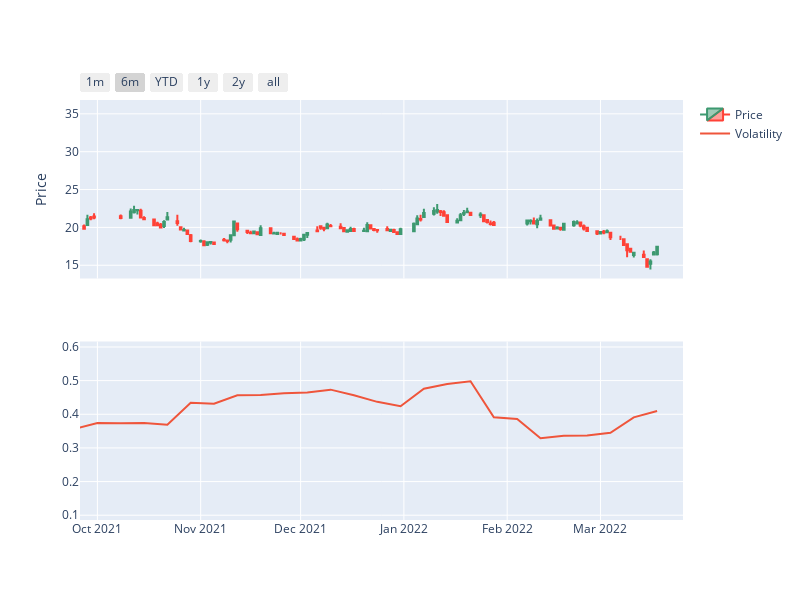

The notebook cell this image was saved under:
### Code cell
# stk='000002.SZ'
# from plotly.subplots import make_subplots

# fig_t=make_subplots(rows=2, cols=1, shared_xaxes=True)#,specs=[[{"secondary_y": True}]])

# fig_t.add_trace(go.Candlestick(x=df_5y.index,
#                                 open=df_5y[('Open',stk)],
#                                 high=df_5y[('High',stk)],
#                                 low=df_5y[('Low',stk)],
#                                 close=df_5y[('Close',stk)], 
#                                xaxis='x', yaxis='y', visible=True, name='Price'),
#                row=1, col=1)

# fig_t.add_trace(go.Scatter(x=df_weekly_return_rolling_3m_volann.index,
#                            y=df_weekly_return_rolling_3m_volann[stk],
#                            yaxis='y2',
#                            name='Volatility'
#                           ),
#                 row=2,col=1
#                 )

# # Add range slider
# fig_t.update_layout(
#     xaxis=dict(
#         rangeselector=dict(
#             buttons=list([
#                 dict(count=1,
#                      label="1m",
#                      step="month",
#                      stepmode="backward"),
#                 dict(count=6,
#                      label="6m",
#                      step="month",
#                      stepmode="backward"),
#                 dict(count=1,
#                      label="YTD",
#                      step="year",
#                      stepmode="todate"),
#                 dict(count=1,
#                      label="1y",
#                      step="year",
#                      stepmode="backward"),
#                 dict(count=2,
#                      label="2y",
#                      step="year",
#                      stepmode="backward"),
#                 dict(step="all")
#             ])
#         ),
#         rangeslider=dict(
#             visible=False
#         ),
#         type="date"
#     ),
#     yaxis=dict(
#         anchor='x',
#         autorange=True,
#         side='left',
#         title='Price'
#         ),
#     yaxis2=dict(
#         anchor='x',
#         autorange=True,
#         side='left'),
#     width=800, height=600
# )

# fig_t

### Figure 1 — Plotly figure (JSON) as saved in the notebook; plotly's stock layout.template omitted (floating-point values rounded to 4 significant figures; data arrays with more than 128 entries replaced by an {"elided": "..."} marker saying what was removed)
{"data": [{"close": {"elided": "1216 float values"}, "high": {"elided": "1216 float values"}, "low": {"elided": "1216 float values"}, "name": "Price", "open": {"elided": "1216 float values"}, "type": "candlestick", "visible": true, "x": {"elided": "1216 str values"}, "xaxis": "x", "yaxis": "y"}, {"name": "Volatility", "type": "scatter", "x": {"elided": "248 str values"}, "xaxis": "x2", "y": {"elided": "248 float values"}, "yaxis": "y2"}], "layout": {"height": 600, "width": 800, "xaxis": {"anchor": "y", "autorange": false, "domain": [0, 1], "matches": "x2", "range": ["2021-09-25 18:37:59.397", "2022-03-25 18:37:59.397"], "rangeselector": {"buttons": [{"count": 1, "label": "1m", "step": "month", "stepmode": "backward"}, {"count": 6, "label": "6m", "step": "month", "stepmode": "backward"}, {"count": 1, "label": "YTD", "step": "year", "stepmode": "todate"}, {"count": 1, "label": "1y", "step": "year", "stepmode": "backward"}, {"count": 2, "label": "2y", "step": "year", "stepmode": "backward"}, {"step": "all"}]}, "rangeslider": {"visible": false, "yaxis": {}, "yaxis2": {}}, "showticklabels": false, "type": "date"}, "xaxis2": {"anchor": "y2", "autorange": false, "domain": [0, 1], "range": ["2021-09-25 18:37:59.397", "2022-03-25 18:37:59.397"], "type": "date"}, "yaxis": {"anchor": "x", "autorange": true, "domain": [0.575, 1], "range": [13.25, 36.83], "side": "left", "title": {"text": "Price"}}, "yaxis2": {"anchor": "x", "autorange": true, "domain": [0, 0.425], "range": [0.08579, 0.6163], "side": "left", "type": "linear"}}}
